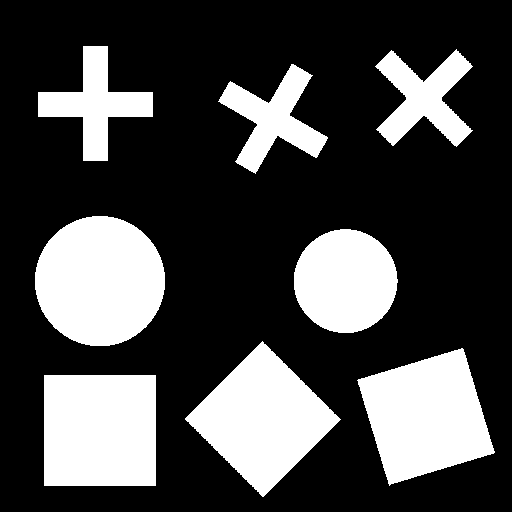
%> input picture obrazy/lab11/wykonanie/shapes.png, 512 x 512 px
$ octave zadaniaC.m   (GNU Octave 9; MATLAB toolbox functions it lacks are replaced by stand-ins)
%> lines starting %> are read from the running program, lines starting %| are printed output that depends on the picture; in (x1, y1, x2, y2) boxes, pixels count from 0 and x2, y2 are one past the last pixel; in counts of white or black regions, pixels touching at a corner belong together; the program's own positions count from 1
### obrazy/lab11/wykonanie/obliczWspolczynniki.m
%% Tomasz Kryjak
% Laboratorium Biocybernetyki
% Obliczanie wspolczynnikow ksztaltu - dla obrazu poindeksowanego

% Wejscie
% - obraz - poindeksowany obraz
% Wyjscie
% - wspolczyniki - dla kazdego obiektu  seria wspolczynnikow - kolejne
% kolumny : - Compacntess, Rmin/Rmax/ Blair-Bliss, Haralick, M7


function [ wspolczynniki ] = obliczWspolczynniki( obraz )

    %% Ile obiektow na obrazie ...
    % Zalozenie o dobrej indeksacji
    ileObiektow = max(obraz(:));

    % Wyznacznie parametrow z obiektu
    res = regionprops(obraz,'Area','BoundingBox','Image');

    % Macierz na wspolczynniki
    wspolczynniki = zeros(ileObiektow,5);

    % Kontenery na wspolczynniki
    Compactness = zeros(ileObiektow,1);
    rMinrMax = zeros(ileObiektow,1);
    BlairBliss = zeros(ileObiektow,1);
    Haralick = zeros(ileObiektow,1);
    M7 = zeros(ileObiektow,1);


    for i=1:ileObiektow
        %% Wyznaczanie wspolczynnika compactness
        S = res(i).Area;
        bb = res(i).BoundingBox;

        Compactness(i) = S / ((bb(3)*bb(4)));

        %% Wyznaczanie wspolczynnika rmin / rmax


        obiekt = res(i).Image;
        srodekCiezkosci = regionprops(obiekt,'Centroid');
        srodekCiezkosci=srodekCiezkosci.Centroid;

        kontur = bwperim(obiekt,8);

        ilePikseliNaKonturze = sum(kontur(:));

        odlOdSrodkaCiezkosci = zeros(ilePikseliNaKonturze,1);

        % Licznik po pikseleach konturu (odresowanie tablicy odleglosci)
        liczKontur=1;

        %% Do BB
        sumaOdlegosciOdSrCiezkosci = 0;
        mianownikaHaralicka = 0;
        [X Y] = size(kontur);

        %% Do M7
        m00 = S;
        M02 = 0;
        M20 = 0;
        M11 = 0;

        %% Iteracja po obrazku
        for xx=1:X
            for yy=1:Y

                %% Dotyczy Rmin/Rmax
                if (kontur(xx,yy) == 1 )
                   odlOdSrodkaCiezkosci(liczKontur) =  sqrt( (xx-srodekCiezkosci(1)) ^2 + (yy-srodekCiezkosci(2)) ^2 );
                   % Haralick
                   mianownikaHaralicka = mianownikaHaralicka + odlOdSrodkaCiezkosci(liczKontur)^2;
                   liczKontur = liczKontur +1;
                end


                %% Dotyczy Blaira-Bilissa
                if (obiekt(xx,yy) == 1 )
                    sumaOdlegosciOdSrCiezkosci = sumaOdlegosciOdSrCiezkosci + sqrt( (xx-srodekCiezkosci(1)) ^2 + (yy-srodekCiezkosci(2)) ^2 );

                end

                %% Dotyczy M7

                % M02 M20 i M11
                if (obiekt(xx,yy) == 1 )
                   M02 = M02 + (yy - srodekCiezkosci(2))^2;
                   M20 = M20 + (xx - srodekCiezkosci(1))^2;
                   M11 = M11 + (xx - srodekCiezkosci(1))*(yy - srodekCiezkosci(2));

                end


            end
        end

        Rmin = min(odlOdSrodkaCiezkosci);
        Rmax = max(odlOdSrodkaCiezkosci);

        rMinrMax(i) = sqrt(Rmin/Rmax);

        %% Blair - Bliss

        BlairBliss(i) = S / sqrt(2*pi*sumaOdlegosciOdSrCiezkosci);

        %% Haralick

        % Licznik
        licznikH = sum(odlOdSrodkaCiezkosci)^2;
        % Mianownik
        mianownikH = ilePikseliNaKonturze * mianownikaHaralicka -1;

        Haralick(i) = sqrt(licznikH/mianownikH);

        %% M7
        % Normalizacja
        N02 = M02 / m00^2;
        N20 = M20 / m00^2;
        N11 = M11 / m00^2;

        M7(i) = N20*N02 - N11^2;

        % Przypisanie wspolczynnikow...
        wspolczynniki(i,1) = Compactness(i);
        wspolczynniki(i,2) = rMinrMax(i);
        wspolczynniki(i,3) = BlairBliss(i);
        wspolczynniki(i,4) = Haralick(i);
        wspolczynniki(i,5) = M7(i);

    end


end

### obrazy/lab11/wykonanie/zadaniaC.m
close all;
clearvars;
clc;

shapes = imread('shapes.png');
%> shapes: size 512x512 logical; 28% white; 8 white regions

imshow(shapes,[]);

shapes4 = bwlabel(shapes, 4);
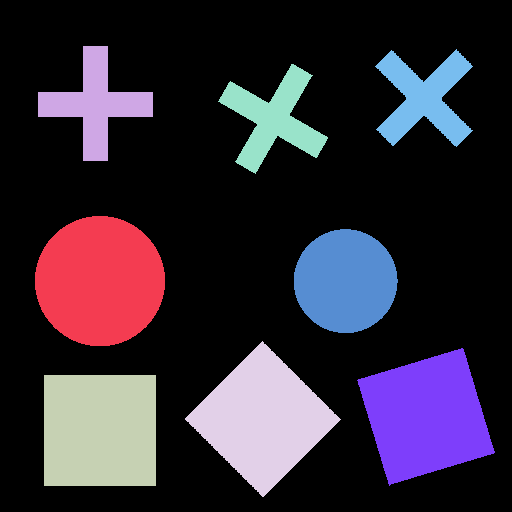
%> shapes4: size 512x512 double; 9 distinct labels, from 0 to 8; one colour per label, 0 black

figure;
imshow(label2rgb(shapes4));
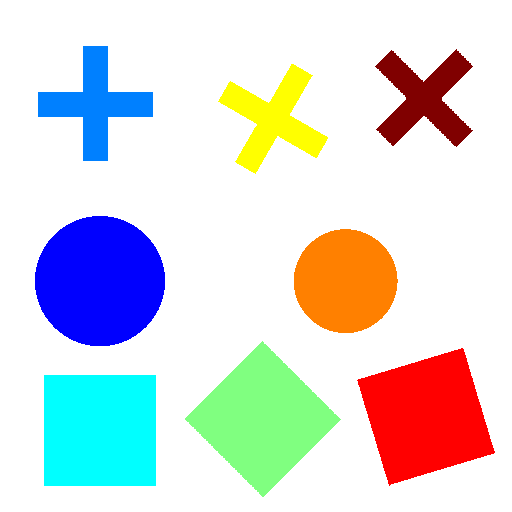
%> displayed picture: size 512x512x3, on the screen's scale of 0 to 255; mean R, G, B 216.7, 218.9, 219.6

wspolczynniki = obliczWspolczynniki(shapes4);
%> in obliczWspolczynniki, `ileObiektow = max(obraz(:));`: ileObiektow = 8
%> in obliczWspolczynniki, `res = regionprops(obraz,'Area','BoundingBox','Image');`: res = 8 regions; box (x1, y1, x2, y2) and Area: (35, 216, 165, 346) 13293, (44, 375, 156, 486) 12432, (185, 341, 341, 497) 12212, (357, 348, 495, 486) 12194, (294, 229, 398, 333) 8447, (38, 46, 153, 161) 5125, (218, 64, 328, 174) 4857, (375, 49, 473, 147) 4840
%> the loop in obliczWspolczynniki, `for i=1:ileObiektow` made 8 passes
%> (S, bb, srodekCiezkosci, ilePikseliNaKonturze, X, Y, m00, Rmin) on passes 2 to 8: (5125, [38.5 46.5 115 115], [58 58.44], 456, 115, 115, 5125, 15.96), (12432, [44.5 375.5 112 111], [56.5 56], 442, 111, 112, 12432, 54.5), (12212, [185.5 341.5 156 156], [78.29 78.71], 618, 156, 156, 12212, 52.75), (4857, [218.5 64.5 110 110], [56.07 55.61], 609, 110, 110, 4857, 16.09), (8447, [294.5 229.5 104 104], [52.1 52.66], 412, 104, 104, 8447, 49.66), (12194, [357.5 348.5 138 138], [69.53 68.98], 546, 138, 138, 12194, 53.58), (4840, [375.5 49.5 98 98], [49.84 49.66], 627, 98, 98, 4840, 15.84)
%> (S, bb, srodekCiezkosci, ilePikseliNaKonturze, X, Y, m00, Rmin) on pass 1: (13293, [35.5 216.5 130 130], [65.48 65.62], 516, 130, 130, 13293, 63.4)
%> pass 1, in obliczWspolczynniki, `obiekt = res(i).Image;`:
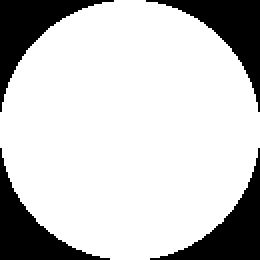
%> obiekt: size 130x130 logical (shown 2 times larger); 78.7% white; 4 black regions, box (x1, y1, x2, y2) and area: (73, 0, 130, 56) 910, (0, 0, 57, 56) 908, (75, 74, 130, 130) 896, (0, 74, 55, 130) 893
%> pass 1, in obliczWspolczynniki, `kontur = bwperim(obiekt,8);`:
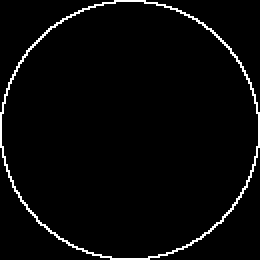
%> kontur: size 130x130 logical (shown 2 times larger); 3.1% white in thin lines or dots
%> pass 2, in obliczWspolczynniki, `obiekt = res(i).Image;`:
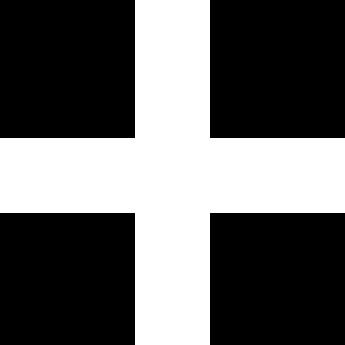
%> obiekt: size 115x115 logical (shown 3 times larger); 38.8% white; 1 white region, box (x1, y1, x2, y2) and area: (0, 0, 115, 115) 5125
%> after the loop in obliczWspolczynniki, `for i=1:ileObiektow`: BlairBliss = [6.98; 5; 6.81; 6.78; 4.9; 6.24; 6.78; 4.89]; Compactness = [0.787; 0.388; 1; 0.502; 0.401; 0.781; 0.64; 0.504]; Haralick = [1; 0.949; 0.994; 0.994; 0.948; 1; 0.994; 0.948]; M7 = [0.00633; 0.0157; 0.00695; 0.00695; 0.0165; 0.00634; 0.00695; 0.0166]; odlOdSrodkaCiezkosci = 627 values, max 58.58 at index 1, min 15.84 at index 257, mean 40.32; rMinrMax = [0.986; 0.521; 0.831; 0.824; 0.522; 0.972; 0.829; 0.52]; wspolczynniki = [0.787 0.986 6.98 1 0.00633; 0.388 0.521 5 0.949 0.0157; 1 0.831 6.81 0.994 0.00695; 0.502 0.824 6.78 0.994 0.00695; 0.401 0.522 4.9 0.948 0.0165; 0.781 0.972 6.24 1 0.00634; 0.64 0.829 6.78 0.994 0.00695; 0.504 0.52 4.89 0.948 0.0166]

[YY, XX] = size(shapes4);
%> YY = 512; XX = 512

for y = 1:YY
   for x = 1:XX
       piksel = shapes4(y,x);
       if (piksel ~= 0 && ~(wspolczynniki(piksel,2) > 0.8 && wspolczynniki(piksel,2) < 0.85))
             shapes4(y,x) = 0;
        end
   end
end
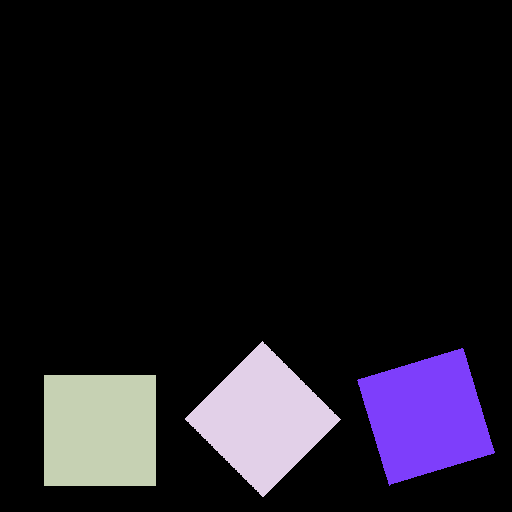
%> shapes4: size 512x512 double; 4 distinct labels, from 0 to 7; one colour per label, 0 black

figure;
imshow(shapes4);
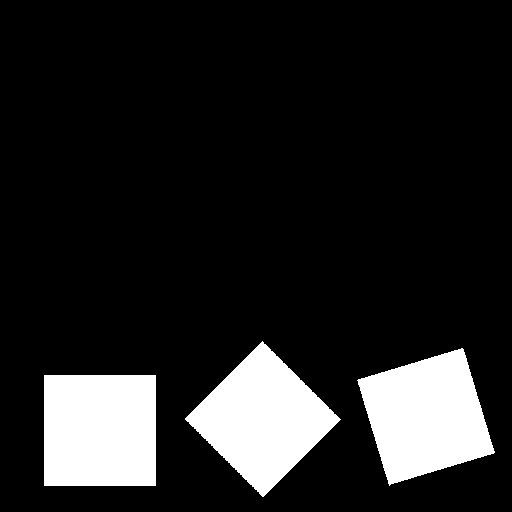
%> displayed picture: size 512x512, on the screen's scale of 0 to 255; 14.1% white; 3 white regions, box (x1, y1, x2, y2) and area: (44, 375, 156, 486) 12432, (185, 341, 341, 497) 12212, (357, 348, 495, 486) 12194
